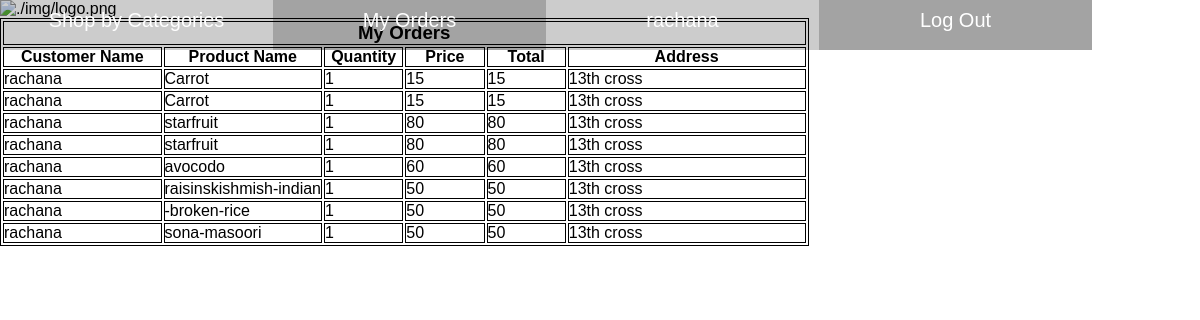
Page /orders.php (signed in) on the committed database.
### tables this page shows
CREATE TABLE `cart` (
  `pname` varchar(100) NOT NULL,
  `quantity` int(10) NOT NULL,
  `price` int(100) NOT NULL,
  `pid` int(10) NOT NULL,
  `uid` int(10) NOT NULL
);

CREATE TABLE `users` (
  `uid` int(10) NOT NULL,
  `fname` varchar(10) NOT NULL,
  `email` varchar(10) NOT NULL,
  `password` varchar(10) NOT NULL,
  `sname` varchar(100) NOT NULL,
  `city` varchar(10) NOT NULL,
  `zcode` int(6) NOT NULL,
  `pnum` int(11) NOT NULL
);

### orders.php (the view, shortened to what this page needs)
<?php
include 'config.php';
$uid=$_SESSION['uid'];
$results=$mysqli->query("SELECT * FROM cart where uid='$uid'");
$resultad=$mysqli->query("SELECT sname FROM users where uid='$uid'");
$rn=mysqli_num_rows($results);
$resa=mysqli_fetch_array($resultad);
?>
<!DOCTYPE html>
<html lang="en">
<head>
    <link rel="stylesheet" href="sass/main.css">
</head>
<body>
<div class="menudrop">
<ul>
            <li id="mbtn">Shop by Categories</li>
                <?php
                if(isset($_SESSION['username'])){
                  echo '<li><a href="orders.php">My Orders</a></li>';
                ?>
                <li><?php echo $_SESSION['fname']; ?></li>
                <?php
                  echo '<li><a href="logout.php">Log Out</a></li>';
                }?>
        </ul>
    </div>
<img src="./img/logo.png" alt="./img/logo.png">
<table class="table" >
    <tr>
        <th colspan="6">
            <h3>My Orders</h3>
        </th>
    </tr>
    <tr>
        <th width="20%">Customer Name</th>
        <th width="20%">Product Name</th>
        <th width="10%">Quantity</th>
        <th width="10%">Price</th>
        <th width="10%">Total</th>
        <th width="30%">Address</th>
    </tr>
<?php
for($i=0;$i<$rn-1;$i++){
    $res=mysqli_fetch_array($results);?>
<tr>
    <td><?php echo $_SESSION['fname'];?></td>
    <td><?php echo $res['pname']; ?></td>
    <td><?php echo $res['quantity']; ?></td>
    <td><?php echo $res['price']; ?></td>
    <td><?php echo $res['price']*$res['quantity']; ?></td>
    <td><?php echo $resa['sname'];?></td>
</tr>
<?php } ?>
</table>
</body>
</html>

### sass/main.css (style rules this page uses)
* { margin: 0; padding: 0; font-family: 'Quicksand', sans-serif; }
body, html { height: 100%; }
body { background: #fff; position: relative; overflow: hidden; }
table, th, td { border: 1px solid black; }
body { overflow: visible; }
.menudrop { position: absolute; top: 0; left: 0; height: 100px; width: 100%; }
.menudrop ul { padding: 0px; width: 100%; }
.menudrop ul li { float: left; background-color: rgba(1, 1, 1, 0.2); color: white; width: 273px; font-size: 20px; height: 50px; line-height: 40px; list-style: none; text-align: center; opacity: 1; cursor: pointer; }
.menudrop ul li a { float: left; background-color: rgba(1, 1, 1, 0.2); color: white; width: 273px; font-size: 20px; height: 50px; line-height: 40px; list-style: none; text-align: center; opacity: 1; text-decoration: none; }

### rows in the picture
cart: pname "Carrot", quantity "1", price "15", $res['price']*$res['quantity'] "15", uid.sname "13th cross"
cart: pname "Carrot", quantity "1", price "15", $res['price']*$res['quantity'] "15", uid.sname "13th cross"
cart: pname "starfruit", quantity "1", price "80", $res['price']*$res['quantity'] "80", uid.sname "13th cross"
cart: pname "starfruit", quantity "1", price "80", $res['price']*$res['quantity'] "80", uid.sname "13th cross"
cart: pname "avocodo", quantity "1", price "60", $res['price']*$res['quantity'] "60", uid.sname "13th cross"
cart: pname "raisinskishmish-indian", quantity "1", price "50", $res['price']*$res['quantity'] "50", uid.sname "13th cross"
cart: pname "-broken-rice", quantity "1", price "50", $res['price']*$res['quantity'] "50", uid.sname "13th cross"
cart: pname "sona-masoori", quantity "1", price "50", $res['price']*$res['quantity'] "50", uid.sname "13th cross"

### other values in the picture
$_SESSION['fname'] "rachana"
